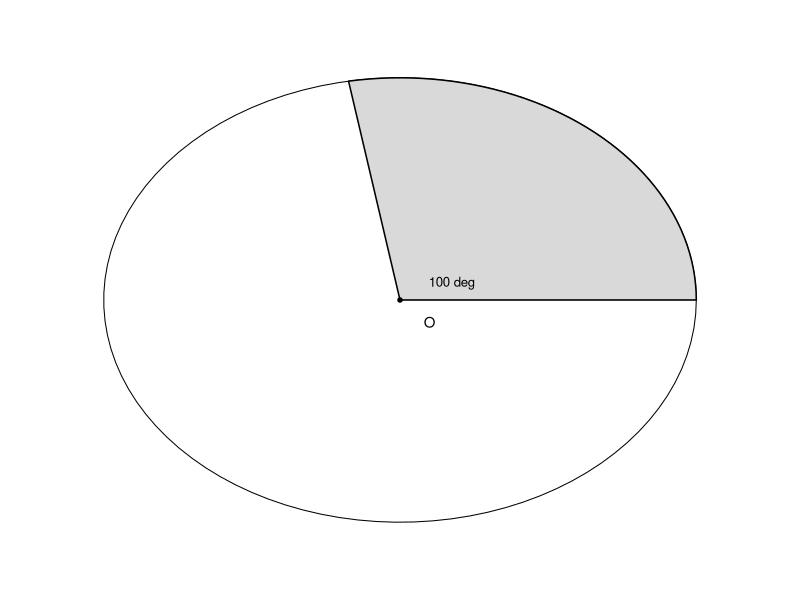
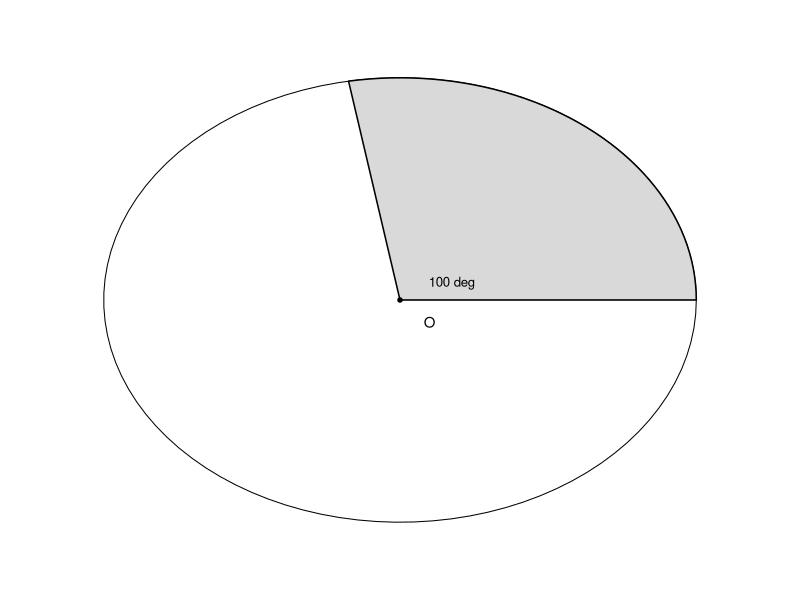

Write R code to recreate these figures, in order.
library(svglite)

make_plot <- function() {
  old <- par(mar = c(0,0,0,0), bg = "white")
  plot(0, 0, type = "n", xlim = c(-2.5, 2.5), ylim = c(-2.5, 2.5),
       axes = FALSE, xlab = "", ylab = "")
  theta <- seq(0, 2*pi, length.out = 100)
  lines(2*cos(theta), 2*sin(theta), lwd = 1)
  # sector from 0 to 100 deg
  a <- 100*pi/180
  th <- seq(0, a, length.out = 50)
  polygon(c(0, 2*cos(th), 0), c(0, 2*sin(th), 0), border = "black", lwd = 1.5, col = "gray85")
  points(0, 0, pch = 19, cex = 0.6)
  text(0.35, 0.15, "100 deg", cex = 0.8, family = "sans")
  text(0.2, -0.2, "O", cex = 0.9, family = "sans")
  par(old)
}

svglite("C:/Users/18904/Github/primary-mathematics/figures/week93-2.svg", width = 4, height = 4)
make_plot(); dev.off()
cairo_pdf("C:/Users/18904/Github/primary-mathematics/figures/week93-2.pdf", width = 4, height = 4)
make_plot(); dev.off()
cat("done\n")
